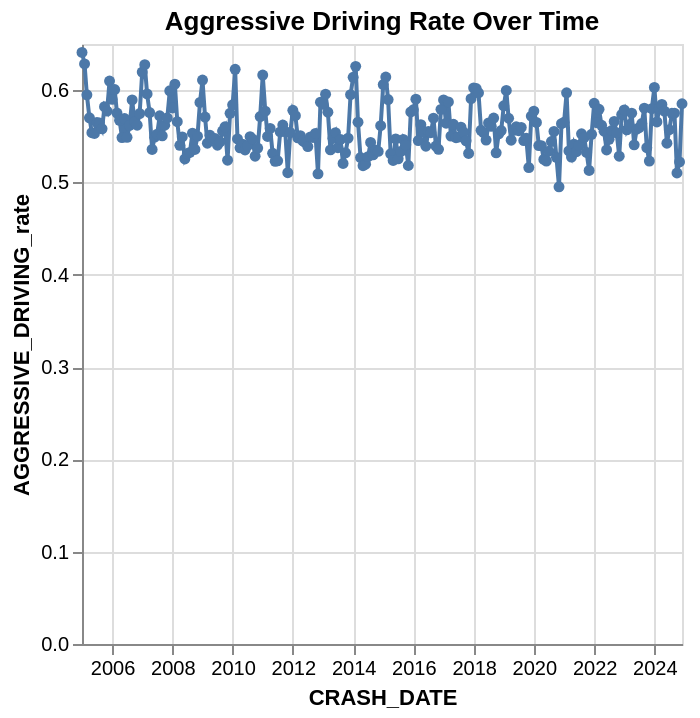

Notebook code for this chart:
### Code cell
chart = alt.Chart(summ).mark_line(point=True).encode( 
    x= 'CRASH_DATE', 
    y= 'AGGRESSIVE_DRIVING_rate'
 ).properties(
    title='Aggressive Driving Rate Over Time'
 )

chart

### Figure 1 — Vega-Lite specification as saved in the notebook (floating-point values rounded to 4 significant figures; data arrays with more than 128 entries replaced by an {"elided": "..."} marker saying what was removed)
{"config": {"view": {"continuousWidth": 300, "continuousHeight": 300}}, "data": {"name": "data-30f1d196f4f17863234b28a21b39721f"}, "mark": {"type": "line", "point": true}, "encoding": {"x": {"field": "CRASH_DATE", "type": "temporal"}, "y": {"field": "AGGRESSIVE_DRIVING_rate", "type": "quantitative"}}, "title": "Aggressive Driving Rate Over Time", "$schema": "https://vega.github.io/schema/vega-lite/v6.1.0.json", "datasets": {"data-30f1d196f4f17863234b28a21b39721f": {"elided": "240 records"}}}
